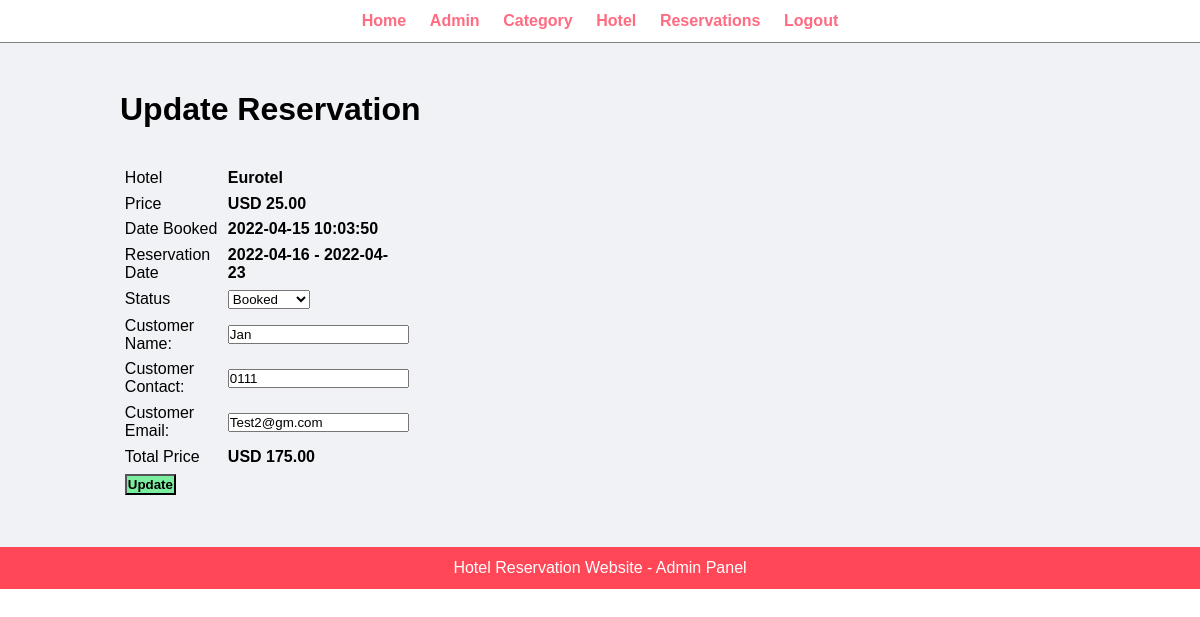
/admin/update-reservation.php?id=25 (signed in), run on the app's committed database.
### tables this page shows
CREATE TABLE `tbl_reservation` (
  `id` int(10) UNSIGNED NOT NULL,
  `hotel` varchar(150) NOT NULL,
  `price` decimal(10,2) NOT NULL,
  `total` decimal(10,2) NOT NULL,
  `reservation_date` datetime NOT NULL,
  `status` varchar(50) NOT NULL,
  `customer_name` varchar(150) NOT NULL,
  `customer_contact` varchar(20) NOT NULL,
  `customer_email` varchar(150) NOT NULL,
  `customer_address` varchar(255) NOT NULL,
  `start_date` varchar(50) NOT NULL,
  `end_date` varchar(50) NOT NULL
);

### admin/update-reservation.php (the view, shortened to what this page needs)
<?php include('partials/menu.php'); ?>
<div class="main-content">
    <div class="wrapper">
        <h1>Update Reservation</h1>
        <br><br>
        <?php
            if(isset($_GET['id']))
            {
                $id=$_GET['id'];
                $sql = "SELECT * FROM tbl_reservation WHERE id=$id";
                $res = mysqli_query($conn, $sql);
                $count = mysqli_num_rows($res);
                if($count==1)
                {
                    $row=mysqli_fetch_assoc($res);
                    $hotel = $row['hotel'];
                    $price = $row['price'];
                    $status = $row['status'];
                    $customer_name = $row['customer_name'];
                    $customer_contact = $row['customer_contact'];
                    $customer_email = $row['customer_email'];
                    $reservation_date = $row['reservation_date'];
                    $start_date = $row['start_date'];
                    $end_date = $row['end_date'];
                    $total = $row['total'];
                }
                else
                {
                    header('location:'.SITEURL.'admin/manage-reservation.php');
                }
            }
            else
            {
                header('location:'.SITEURL.'admin/manage-reservation.php');
            }
        ?>
        <form action="" method="POST">
            <table class="tbl-30">
                <tr>
                    <td>Hotel</td>
                    <td><b> <?php echo $hotel; ?> </b></td>
                </tr>
                <tr>
                    <td>Price</td>
                    <td>
                        <b> USD <?php echo $price; ?></b>
                    </td>
                </tr>
                <tr>
                    <td>Date Booked</td>
                    <td>
                        <b><?php echo $reservation_date; ?></b>
                    </td>
                </tr>
                <tr>
                    <td>Reservation Date</td>
                    <td>
                        <b><?php echo $start_date; ?> - <?php echo $end_date; ?></b>
                    </td>
                </tr>
                <tr>
                    <td>Status</td>
                    <td>
                        <select name="status">
                            <option <?php if($status=="Booked"){echo "selected";} ?> value="Booked">Booked</option>
                        </select>
                    </td>
                </tr>
                <tr>
                    <td>Customer Name: </td>
                    <td>
                        <input type="text" name="customer_name" value="<?php echo $customer_name; ?>">
                    </td>
                </tr>
                <tr>
                    <td>Customer Contact: </td>
                    <td>
                        <input type="text" name="customer_contact" value="<?php echo $customer_contact; ?>">
                    </td>
                </tr>
                <tr>
                    <td>Customer Email: </td>
                    <td>
                        <input type="text" name="customer_email" value="<?php echo $customer_email; ?>">
                    </td>
                </tr>
                <tr>
                    <td>Total Price</td>
                    <td>
                        <b>USD <?php echo $total; ?></b>
                    </td>
                </tr>
                <tr>
                    <td clospan="2">
                        <input type="submit" name="submit" value="Update" class="btn-secondary">
                    </td>
                </tr>
            </table>
        </form>
    </div>
</div>
<?php include('partials/footer.php'); ?>

### css/admin.css (style rules this page uses)
* { margin: 0; padding: 0; font-family: Arial, Helvetica, sans-serif; }
.wrapper { padding: 1%; width: 80%; margin: 0 auto; }
.tbl-30 { width: 30%; }
table tr td { padding: 1%; }
.btn-secondary { background-color: #7bed9f; padding: 1%; color: black; text-decoration: none; font-weight: bold; }
.main-content { background-color: #f1f2f6; padding: 3% 0; }

### data on the page
tbl_reservation: hotel "Eurotel", price "25.00", reservation_date "2022-04-15 10:03:50", start_date "2022-04-16", end_date "2022-04-23", customer_name "Jan", customer_contact "0111", customer_email "Test2@gm.com", total "175.00"
